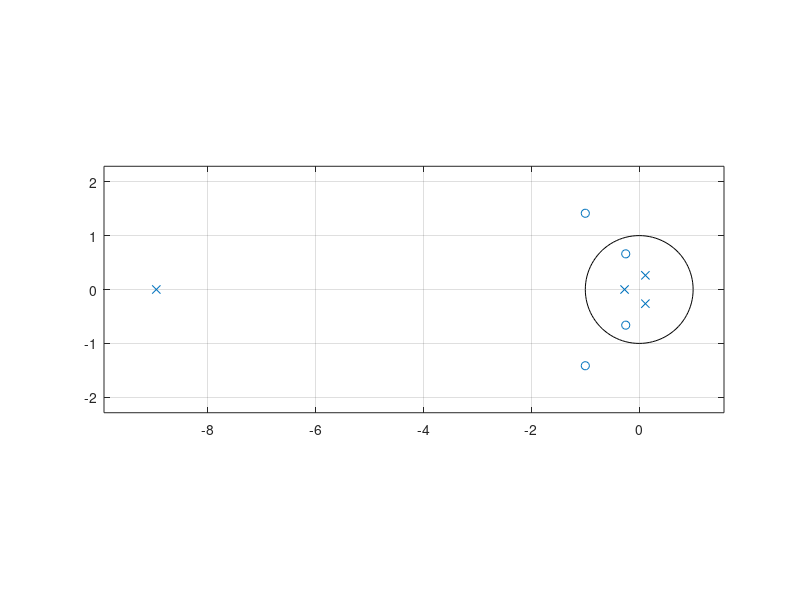

This chart was generated by the following MATLAB code:
function Q3_47
%clc;
%clear all;
close all;
% num. and den. coefficients of Tranfer Function of DF sys.
num=[2 5 9 5 3];
den=[5 45 2 1 1];
% poles and zeros of sys.
[z,p,k]=tf2zp(num,den);
disp('Zeros are:');
disp(num2str(z));
disp('Poles are:');
disp(num2str(p));
% factorized form
disp('TF is factorized as a sum of the following partial fractions:')
for i=1:length(p)
    disp([['(',num2str(z(i)),')'],'/',['(','1-',['(',num2str(p(i)),')'],'z^-1',')']]);
end
% pole-zero plot
figure(1);
zplane(num,den);
% phi=linspace(0,2*pi,200);
% figure(2);
% z=zeros(length(p),200);
% for k=1:length(p)
%     z(k,:)=abs(p(k))*exp(j*phi);
%     polarplot(phi,z(k,:));
%     hold on;
% end
end